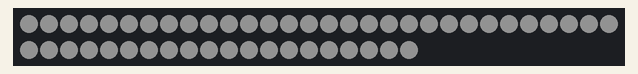
Recording of a sketch running on a simulated Arduino Uno, built with avr-gcc and run on an emulated ATmega328P. Parts: 50 RGB LEDs in strip order, left to right, continuing on the next row. Dim RGB values are drawn brighter than linear.

Above: at 4.2 s.
At 23.57 s:
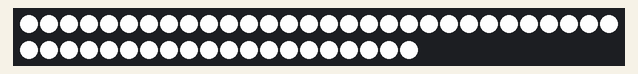

The sketch:

breath.ino
```cpp
#include "LPD8806.h"
#include "SPI.h"

// Example to control LPD8806-based RGB LED Modules in a strip

/*****************************************************************************/

// Choose which 2 pins you will use for output.
// Can be any valid output pins.
int dataPin = 6;
int clockPin = 8;

// Set the first variable to the NUMBER of pixels. 32 = 32 pixels in a row
// The LED strips are 32 LEDs per meter but you can extend/cut the strip
LPD8806 strip = LPD8806(50, dataPin, clockPin);

// you can also use hardware SPI, for ultra fast writes by leaving out the
// data and clock pin arguments. This will 'fix' the pins to the following:
// on Arduino 168/328 thats data = 11, and clock = pin 13
// on Megas thats data = 51, and clock = 52
//LPD8806 strip = LPD8806(32);


uint8_t LED_Breathe_Table[]  = {   80,  87,  95, 103, 112, 121, 131, 141, 151, 161, 172, 182, 192, 202, 211, 220,
              228, 236, 242, 247, 251, 254, 255, 255, 254, 251, 247, 242, 236, 228, 220, 211,
              202, 192, 182, 172, 161, 151, 141, 131, 121, 112, 103,  95,  87,  80,  73,  66,
               60,  55,  50,  45,  41,  38,  34,  31,  28,  26,  24,  22,  20,  20,  20,  20,
               20,  20,  20,  20,  20,  20,  20,  20,  20,  20,  20,  20,  20,  20,  20,  20,
               20,  20,  20,  20,  20,  20,  20,  20,  20,  20,  20,  20,  22,  24,  26,  28,
               31,  34,  38,  41,  45,  50,  55,  60,  66,  73 };


#define BREATHE_TABLE_SIZE (sizeof(LED_Breathe_Table))
#define BREATHE_CYCLE    6000      /*breathe cycle in milliseconds*/
#define BREATHE_UPDATE    (BREATHE_CYCLE / BREATHE_TABLE_SIZE)


void setup() {
  // Start up the LED strip
  strip.begin();

  // Update the strip, to start they are all 'off'
  strip.show();
}


void loop() {
  int cycle;
  for (cycle=0; cycle < 4; cycle++) {
    uniformBreathe(LED_Breathe_Table, BREATHE_TABLE_SIZE, BREATHE_UPDATE, 127, 127, 127);
  }
  for (cycle=0; cycle < 4; cycle++) {
    sequencedBreathe(LED_Breathe_Table, BREATHE_TABLE_SIZE, BREATHE_UPDATE, 127, 127, 127);
  }
}

void uniformBreathe(uint8_t* breatheTable, uint8_t breatheTableSize, uint16_t updatePeriod, uint16_t r, uint16_t g, uint16_t b)
{
  int i;
  uint8_t breatheIndex = 0;
  uint8_t breatheRed;
  uint8_t breatheGrn;
  uint8_t breatheBlu;

  for (breatheIndex = 0; breatheIndex < breatheTableSize; breatheIndex++) {
    for (i=0; i < strip.numPixels(); i++) {
      breatheRed = (r * breatheTable[breatheIndex]) / 256;
      breatheGrn = (g * breatheTable[breatheIndex]) / 256;
      breatheBlu = (b * breatheTable[breatheIndex]) / 256;
      strip.setPixelColor(i, breatheRed, breatheGrn, breatheBlu);
    }
    strip.show();   // write all the pixels out
    delay(updatePeriod);
  }
}

void sequencedBreathe(uint8_t* breatheTable, uint8_t breatheTableSize, uint16_t updatePeriod, uint16_t r, uint16_t g, uint16_t b)
{
  int i;
  uint8_t breatheIndex = 0;
  uint8_t breatheRed;
  uint8_t breatheGrn;
  uint8_t breatheBlu;
  uint8_t sequenceIndex;

  for (breatheIndex = 0; breatheIndex < breatheTableSize; breatheIndex++) {
    for (i=0; i < strip.numPixels(); i++) {
      sequenceIndex = (breatheIndex + (i*4)) % breatheTableSize;
      breatheRed = (r * breatheTable[sequenceIndex]) / 256;
      breatheGrn = (g * breatheTable[sequenceIndex]) / 256;
      breatheBlu = (b * breatheTable[sequenceIndex]) / 256;
      strip.setPixelColor(i, breatheRed, breatheGrn, breatheBlu);
    }
    strip.show();   // write all the pixels out
    delay(updatePeriod);
  }
}
```
